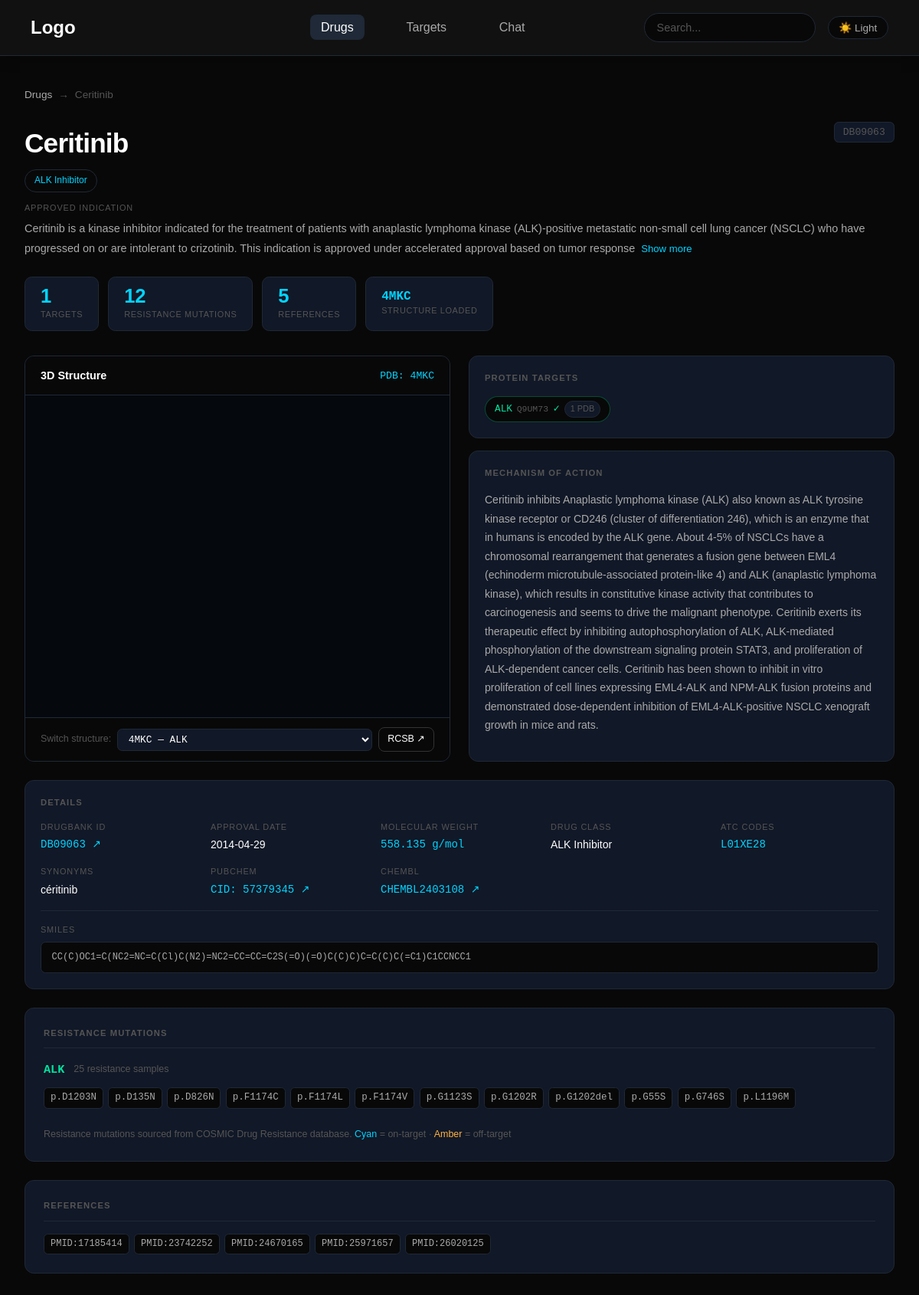
Before: /drugs/DB09063 with the older database file.
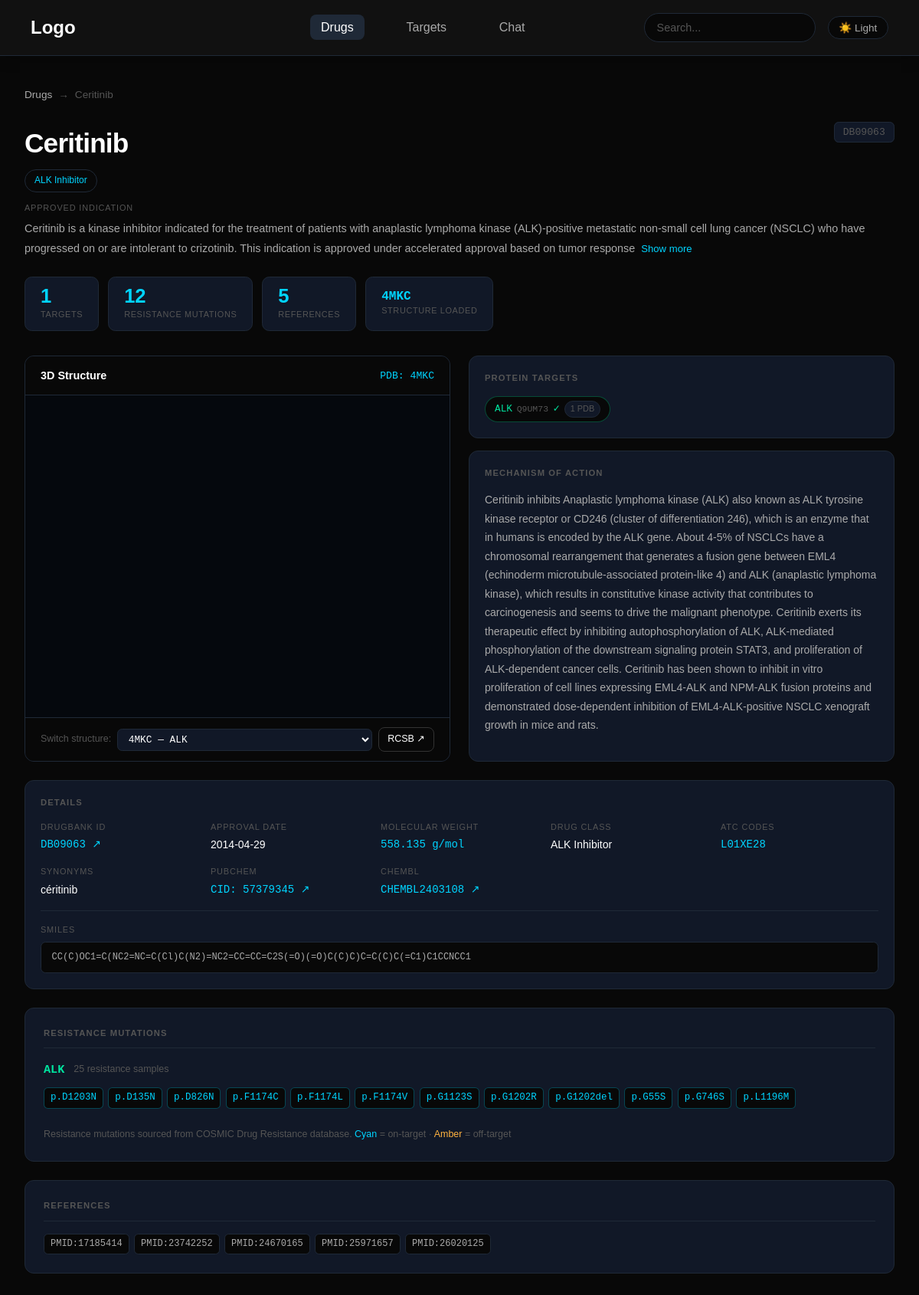
After: the same page with the newer database file.
### tables this page shows
CREATE TABLE drugs (
    drugbank_id          TEXT PRIMARY KEY,
    name                 TEXT NOT NULL,
    indication           TEXT,
    mechanism_of_action  TEXT,
    pharmacodynamics     TEXT,
    drug_class           TEXT,
    atc_codes            TEXT,
    synonyms             TEXT,
    unmatched_pdb_ids    TEXT,

    -- ── New columns ──────────────────────────────────
    smiles               TEXT,
    molecular_weight     TEXT,
    inchikey             TEXT,
    pubchem_cid          TEXT,
    chembl_id            TEXT,
    approval_date        TEXT,

    created_at           TEXT DEFAULT (datetime('now'))
);

CREATE TABLE drug_target_links (
    id                   INTEGER PRIMARY KEY AUTOINCREMENT,
    drugbank_id          TEXT NOT NULL REFERENCES drugs(drugbank_id) ON DELETE CASCADE,
    uniprot_accession    TEXT NOT NULL REFERENCES targets(uniprot_accession) ON DELETE CASCADE,
    actions              TEXT,
    known_action         TEXT,
    pdb_ids              TEXT,
    UNIQUE (drugbank_id, uniprot_accession)
);

CREATE TABLE targets (
    uniprot_accession    TEXT PRIMARY KEY,
    gene_name            TEXT NOT NULL,
    protein_name         TEXT,
    general_function     TEXT,
    cellular_location    TEXT,
    created_at           TEXT DEFAULT (datetime('now'))
);

CREATE TABLE resistance_mutations (
    id                   INTEGER PRIMARY KEY AUTOINCREMENT,
    drugbank_id          TEXT NOT NULL REFERENCES drugs(drugbank_id) ON DELETE CASCADE,
    uniprot_accession    TEXT REFERENCES targets(uniprot_accession) ON DELETE SET NULL,
    gene_symbol          TEXT NOT NULL,
    mutation_aa          TEXT NOT NULL,
    mutation_type        TEXT,
    resistance_type      TEXT,
    source               TEXT,
    total_samples        INTEGER,
    created_at           TEXT DEFAULT (datetime('now')),
    UNIQUE (drugbank_id, gene_symbol, mutation_aa)
);

CREATE TABLE drug_pubmed_refs (
    id          INTEGER PRIMARY KEY AUTOINCREMENT,
    drugbank_id TEXT NOT NULL REFERENCES drugs(drugbank_id) ON DELETE CASCADE,
    pmid        TEXT NOT NULL,
    UNIQUE (drugbank_id, pmid)
);

### app/routers/drugs.py (the view)
@router.get("/drugs/{drugbank_id}", response_class=HTMLResponse)
def drug_detail(request: Request, drugbank_id: str):
    drug = get_drug_by_id(drugbank_id)
    if not drug:
        raise HTTPException(status_code=404, detail="Drug not found")
    viewer_pdb_id = None
    viewer_target = None
    for target in drug.get("targets", []):
        if target.get("pdb_ids"):
            viewer_pdb_id = target["pdb_ids"][0]
            viewer_target = target
            if target.get("known_action") == "yes":
                break
    return templates.TemplateResponse(
        request=request,
        name="drugs/detail.html",
        context={
            "drug": drug,
            "viewer_pdb_id": viewer_pdb_id,
            "viewer_target": viewer_target,
        },
    )

### app/templates/drugs/detail.html (shortened to what this page needs)
{% extends "base.html" %}
{% block extra_styles %}
<link rel="stylesheet" href="/static/css/pages/detail.css">
{% endblock %}
{% block content %}
<div class="detail-page">
    <div class="breadcrumb">
        <a href="/drugs">Drugs</a>
        <span class="breadcrumb-sep">→</span>
        <span>{{ drug.name }}</span>
    </div>
    <div class="drug-header">
        <div class="drug-header-left">
            <h1>{{ drug.name }}</h1>
            {% if drug.drug_class and drug.drug_class != 'Other' %}
            <span class="class-badge">{{ drug.drug_class }}</span>
            {% endif %}
        </div>
        <div class="drug-header-right">
            <span class="drugbank-id">{{ drug.drugbank_id }}</span>
        </div>
    </div>
    {% if drug.indication %}
    <div class="indication-section">
        <span class="indication-label">Approved Indication</span>
        <p class="indication-text" id="indicationText">
            {{ drug.indication[:300] }}
            {% if drug.indication|length > 300 %}
            <button class="expand-btn" onclick="expandIndication()">Show more</button>
            {% endif %}
        </p>
    </div>
    {% endif %}
    <div class="stat-chips">
        <div class="stat-chip">
            <span class="chip-value">{{ drug.targets|length }}</span>
            <span class="chip-label">Targets</span>
        </div>
        <div class="stat-chip">
            <span class="chip-value">{{ drug.resistance_mutations|length }}</span>
            <span class="chip-label">Resistance Mutations</span>
        </div>
        <div class="stat-chip">
            <span class="chip-value">{{ drug.pubmed_ids|length }}</span>
            <span class="chip-label">References</span>
        </div>
        {% if viewer_pdb_id %}
        <div class="stat-chip">
            <span class="chip-value mono">{{ viewer_pdb_id|upper }}</span>
            <span class="chip-label">Structure Loaded</span>
        </div>
        {% endif %}
    </div>
    <div class="detail-grid">
        <div class="viewer-card">
            <div class="viewer-header">
                <span class="viewer-title">3D Structure</span>
                {% if viewer_pdb_id %}
                <span class="viewer-pdb">PDB: {{ viewer_pdb_id|upper }}</span>
                {% else %}
                <span class="dim">No structure available</span>
                {% endif %}
            </div>
            <div id="molstar-viewer">
            </div>
            {% if viewer_pdb_id %}
            <div class="viewer-controls">
                <span class="dim" style="font-size:0.78rem;">
                    Switch structure:
                </span>
                <select class="pdb-select" onchange="loadStructure(this.value)">
                    {% for target in drug.targets %}
                    {% for pdb in target.pdb_ids %}
                    <option value="{{ pdb }}" {% if pdb==viewer_pdb_id %}selected{% endif %}>
                        {{ pdb|upper }} — {{ target.gene_name }}
                    </option>
                    {% endfor %}
                    {% endfor %}
                </select>
                <a id="rcsbLink" href="https://www.rcsb.org/structure/{{ viewer_pdb_id|upper }}" target="_blank"
                    class="btn secondary" style="padding:0.3rem 0.7rem; font-size:0.78rem;">
                    RCSB ↗
                </a>
            </div>
            {% endif %}
        </div>
        <div class="info-column">
            <div class="info-card">
                <div class="info-card-title">Protein Targets</div>
                <div class="target-pills">
                    {% for target in drug.targets %}
                    <a href="/targets/{{ target.uniprot_accession }}"
                        class="target-pill {% if target.known_action == 'yes' %}confirmed{% endif %}">
                        <span class="target-gene">{{ target.gene_name }}</span>
                        <span class="target-uniprot">{{ target.uniprot_accession }}</span>
                        {% if target.known_action == 'yes' %}
                        <span class="confirmed-tick">✓</span>
                        {% endif %}
                        {% if target.pdb_ids %}
                        <span class="pdb-count">{{ target.pdb_ids|length }} PDB</span>
                        {% endif %}
                    </a>
                    {% endfor %}
                </div>
            </div>
            <div class="info-card mechanism-card">
                <div class="info-card-title">Mechanism of Action</div>
                <p class="mechanism-text">
                    {{ drug.mechanism_of_action or 'Not available.' }}
                </p>
            </div>
        </div>
    </div>
    <div class="details-full">
        <div class="info-card">
            <div class="info-card-title">Details</div>
            <div class="details-grid">
                <div class="detail-item">
                    <span class="detail-label">DrugBank ID</span>
                    <a href="https://go.drugbank.com/drugs/{{ drug.drugbank_id }}" target="_blank"
                        class="detail-value mono accent">
                        {{ drug.drugbank_id }} ↗
                    </a>
                </div>
                <div class="detail-item">
                    <span class="detail-label">Approval Date</span>
                    <span class="detail-value">
                        {{ drug.approval_date or '—' }}
                    </span>
                </div>
                <div class="detail-item">
                    <span class="detail-label">Molecular Weight</span>
                    <span class="detail-value mono">
                        {{ drug.molecular_weight or '—' }} g/mol
                    </span>
                </div>
                <div class="detail-item">
                    <span class="detail-label">Drug Class</span>
                    <span class="detail-value">{{ drug.drug_class or '—' }}</span>
                </div>
                <div class="detail-item">
                    <span class="detail-label">ATC Codes</span>
                    <span class="detail-value mono">
                        {{ drug.atc_codes|join(', ') or '—' }}
                    </span>
                </div>
                <div class="detail-item">
                    <span class="detail-label">Synonyms</span>
                    <span class="detail-value">
                        {% set short_syns = [] %}
                        {% for syn in drug.synonyms %}
                        {% if syn|length < 30 %} {% set _=short_syns.append(syn) %} {% endif %} {% endfor %} {{
                            short_syns[:3]|join(', ') or ' —' }} </span>
                </div>
                {% if drug.pubchem_cid %}
                <div class="detail-item">
                    <span class="detail-label">PubChem</span>
                    <a href="https://pubchem.ncbi.nlm.nih.gov/compound/{{ drug.pubchem_cid }}" target="_blank"
                        class="detail-value mono accent">
                        CID: {{ drug.pubchem_cid }} ↗
                    </a>
                </div>
                {% endif %}
                {% if drug.chembl_id %}
                <div class="detail-item">
                    <span class="detail-label">ChEMBL</span>
                    <a href="https://www.ebi.ac.uk/chembl/compound_report_card/{{ drug.chembl_id }}" target="_blank"
                        class="detail-value mono accent">
                        {{ drug.chembl_id }} ↗
                    </a>
                </div>
                {% endif %}
            </div>
            {% if drug.smiles %}
            <div class="smiles-section">
                <div class="detail-label" style="margin-bottom:0.4rem;">
                    SMILES
                </div>
                <div class="smiles-string">{{ drug.smiles }}</div>
            </div>
            {% endif %}
        </div>
    </div>
    {% if drug.resistance_mutations %}
    <div class="mutations-section">
        <div class="section-title">Resistance Mutations</div>
        {% set ns = namespace(current_gene=None) %}
        {% for mut in drug.resistance_mutations %}
        {% if mut.gene_symbol != ns.current_gene %}
{% set ns.current_gene = mut.gene_symbol %}
<div class="mutation-group">
    <div class="mutation-group-header">
        <span class="mutation-gene">{{ mut.gene_symbol }}</span>
        {% if mut.total_samples %}
        <span class="dim" style="font-size:0.78rem;">
            {{ mut.total_samples }} resistance samples
        </span>
        {% endif %}
    </div>
    <div class="mutation-chips">
        {% endif %}
        <span class="mut-chip {{ mut.resistance_type }}">{{ mut.mutation_aa }}</span>
        {% endfor %}
    </div>
</div>
<p class="mutations-note">
    Resistance mutations sourced from COSMIC Drug Resistance database.
    <span style="color:var(--accent);">Cyan</span> = on-target ·
    <span style="color:#ffb340;">Amber</span> = off-target
</p>
</div>
{% endif %}
{% if drug.pubmed_ids %}
<div class="references-section">
    <div class="section-title">References</div>
    <div class="pubmed-refs">
        {% for pmid in drug.pubmed_ids[:20] %}
        <a href="https://pubmed.ncbi.nlm.nih.gov/{{ pmid }}/" target="_blank" class="pmid-badge">
            PMID:{{ pmid }}
        </a>
        {% endfor %}
    </div>
</div>
{% endif %}
</div>
{% endblock %}
{% block extra_scripts %}
{% if viewer_pdb_id %}
<link rel="stylesheet" href="https://cdn.jsdelivr.net/npm/molstar@latest/build/viewer/molstar.css">
{% endif %}
{% endblock %}

### app/templates/base.html (shortened to what this page needs)
<!DOCTYPE html>
<html lang="en">
<head>
    <link rel="stylesheet" href="/static/css/base.css">
    {% block extra_styles %}{% endblock %}
</head>
<body>
    <nav class="navbar">
        <div class="navbar-content">
            <h3><a href="/" style="text-decoration:none; color:inherit;">Logo</a></h3>
            <ul class="nav-list">
                <li class="nav-pages">
                    <a href="/drugs" class="{% if request.url.path.startswith('/drugs') %}active{% endif %}">
                        Drugs
                    </a>
                </li>
                <li class="nav-pages">
                    <a href="/targets" class="{% if request.url.path.startswith('/targets') %}active{% endif %}">
                        Targets
                    </a>
                </li>
                <li class="nav-pages">
                    <a href="/chat" class="{% if request.url.path == '/chat' %}active{% endif %}">
                        Chat
                    </a>
                </li>
            </ul>
            <div class="search-container">
                <form action="/search" method="get">
                    <input type="text" name="q" placeholder="Search..." value="{{ request.query_params.get('q', '') }}"
                        autocomplete="off">
                </form>
            </div>
            <button class="theme-toggle" onclick="toggleTheme()" id="themeBtn">
            </button>
        </div>
    </nav>
    <main>
        {% block content %}{% endblock %}
    </main>
    {% block extra_scripts %}{% endblock %}
</body>
</html>

### app/static/css/base.css (style rules this page uses)
:root { --bg: #080808; --bg-surface: #111827; --bg-card: #111827; --border: #1f2937; --border-hover: #374151; --text: #ffffff; --text-muted: #aaaaaa; --text-dim: #555555; --accent: #00d4ff; --nav-bg: #111111; --btn-primary-bg: #ffffff; --btn-primary-text: #000000; --btn-secondary-bg: transparent; --btn-secondary-text: #ffffff; --btn-secondary-border: #333333; --btn-secondary-hover: #151515; --stat-num: #00d4ff; }
*, *::before, *::after { box-sizing: border-box; margin: 0; padding: 0; }
html { scroll-behavior: smooth; }
body { background: var(--bg); color: var(--text); font-family: sans-serif; font-size: 15px; line-height: 1.6; min-height: 100vh; transition: background 0.3s ease, color 0.3s ease; }
a { color: var(--accent); text-decoration: none; }
.navbar { width: 100%; min-height: 4.5rem; background: var(--nav-bg); color: var(--text); box-shadow: 0 0.25rem 1rem rgba(0, 0, 0, 0.25); border-bottom: 1px solid var(--border); }
.navbar-content { min-height: 4.5rem; display: flex; align-items: center; padding: 0 2.5rem; gap: 1rem; }
.navbar-content h3 { flex: 1; font-size: 1.5rem; font-weight: 600; color: var(--text); }
.nav-list { flex: 1; display: flex; justify-content: center; align-items: center; gap: 2.5rem; list-style: none; }
.nav-pages a { color: var(--text-muted); text-decoration: none; font-size: 1rem; padding: 0.5rem 0.9rem; border-radius: 0.5rem; transition: background 0.2s ease, color 0.2s ease; }
.nav-pages a:hover, .nav-pages a.active { background: var(--border); color: var(--text); }
.search-container { flex: 1; display: flex; justify-content: flex-end; align-items: center; gap: 0.75rem; }
.search-container input { width: 14rem; padding: 0.6rem 1rem; background: var(--bg); color: var(--text); border: 1px solid var(--border); border-radius: 2rem; outline: none; font-size: 0.9rem; transition: border-color 0.2s ease, width 0.2s ease; }
.search-container input::placeholder { color: var(--text-dim); }
.theme-toggle { background: var(--bg); border: 1px solid var(--border); border-radius: 2rem; padding: 0.4rem 0.85rem; cursor: pointer; font-size: 0.85rem; color: var(--text-muted); transition: all 0.2s ease; white-space: nowrap; }
.btn { padding: 0.9rem 1.4rem; border-radius: 0.5rem; text-decoration: none; font-size: 0.95rem; transition: 0.2s ease; display: inline-block; }
.secondary { border: 1px solid var(--btn-secondary-border); color: var(--btn-secondary-text); background: var(--btn-secondary-bg); }

Changed rows visible on the page:
changed resistance_mutations "ALK": resistance_type "acquired" → "on-target" (drawn)
changed resistance_mutations (number 2 of 12 on the later page): resistance_type "acquired" → "on-target" (drawn)
changed resistance_mutations (number 3 of 12 on the later page): resistance_type "acquired" → "on-target" (drawn)
changed resistance_mutations (number 4 of 12 on the later page): resistance_type "acquired" → "on-target" (drawn)
changed resistance_mutations (number 5 of 12 on the later page): resistance_type "acquired" → "on-target" (drawn)
changed resistance_mutations (number 6 of 12 on the later page): resistance_type "acquired" → "on-target" (drawn)
changed resistance_mutations (number 7 of 12 on the later page): resistance_type "acquired" → "on-target" (drawn)
changed resistance_mutations (number 8 of 12 on the later page): resistance_type "acquired" → "on-target" (drawn)
changed resistance_mutations "p.G1202del": resistance_type "acquired" → "on-target" (drawn)
changed resistance_mutations (number 10 of 12 on the later page): resistance_type "acquired" → "on-target" (drawn)
changed resistance_mutations (number 11 of 12 on the later page): resistance_type "acquired" → "on-target" (drawn)
changed resistance_mutations (number 12 of 12 on the later page): resistance_type "acquired" → "on-target" (drawn)
